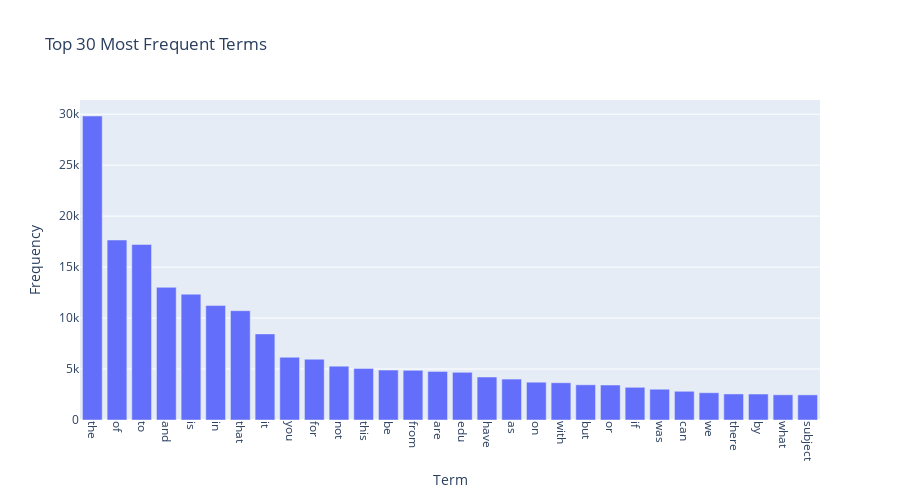

Source (notebook cell):
### Markdown cell above
### >>> **Exercise 13 (take home):** 
The chart above only contains 300 vocabulary in the documents, and it's already computationally intensive to both compute and visualize. Can you efficiently reduce the number of terms you want to visualize as an exercise.

### Code cell
# Answer here

term_frequencies = np.asarray(X_counts.sum(axis=0))[0]# vectorize for get the terms most used

sorted_idx = np.argsort(term_frequencies)[::-1]# descending order of frecuency terms
top_n = 30

terms = count_vect.get_feature_names_out()[sorted_idx[:top_n]]# select top_n terms
freqs = term_frequencies[sorted_idx[:top_n]]
df_terms = pd.DataFrame({"term": terms, "frequency": freqs})


fig.update_layout(# to order it nicer!
    xaxis_tickangle=90,
    width=900,
    height=500,
    bargap=0.2,
    font=dict(size=12)
)

fig.show()

### Figure 1 — Plotly figure (JSON) as saved in the notebook; plotly's stock layout.template omitted (floating-point values rounded to 4 significant figures)
{"data": [{"hovertemplate": "Term=%{x}<br>Frequency=%{y}<extra></extra>", "legendgroup": "", "marker": {"color": "#636efa", "pattern": {"shape": ""}}, "name": "", "orientation": "v", "showlegend": false, "textposition": "auto", "type": "bar", "x": ["the", "of", "to", "and", "is", "in", "that", "it", "you", "for", "not", "this", "be", "from", "are", "edu", "have", "as", "on", "with", "but", "or", "if", "was", "can", "we", "there", "by", "what", "subject"], "xaxis": "x", "y": [29825, 17660, 17222, 13017, 12343, 11226, 10723, 8447, 6157, 5962, 5285, 5063, 4898, 4877, 4769, 4675, 4218, 4015, 3709, 3655, 3453, 3432, 3208, 3020, 2818, 2674, 2556, 2548, 2472, 2464], "yaxis": "y"}], "layout": {"bargap": 0.2, "barmode": "relative", "font": {"size": 12}, "height": 500, "legend": {"tracegroupgap": 0}, "title": {"text": "Top 30 Most Frequent Terms"}, "width": 900, "xaxis": {"anchor": "y", "domain": [0, 1], "tickangle": 90, "title": {"text": "Term"}}, "yaxis": {"anchor": "x", "domain": [0, 1], "title": {"text": "Frequency"}}}}
